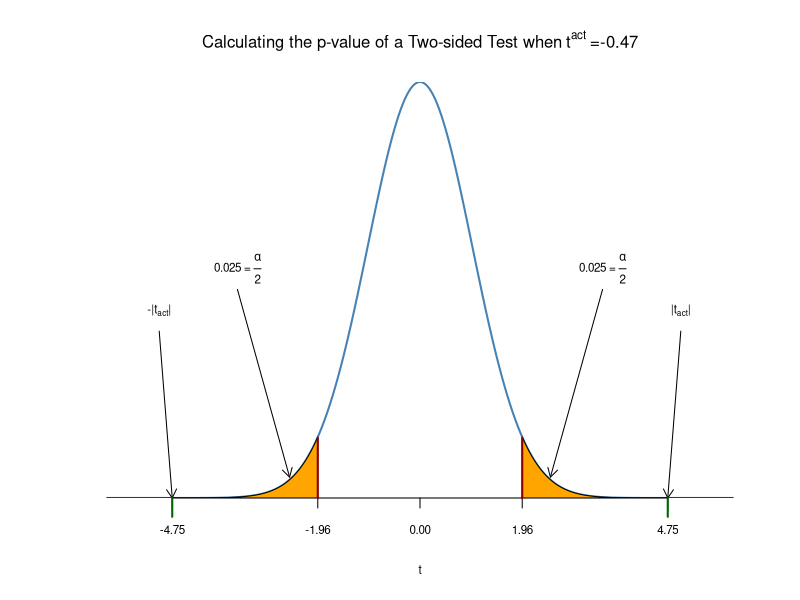
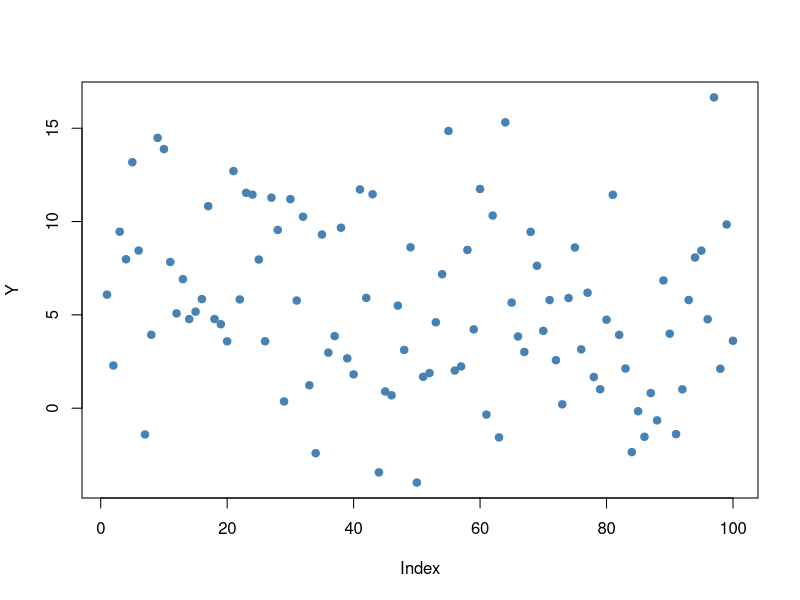
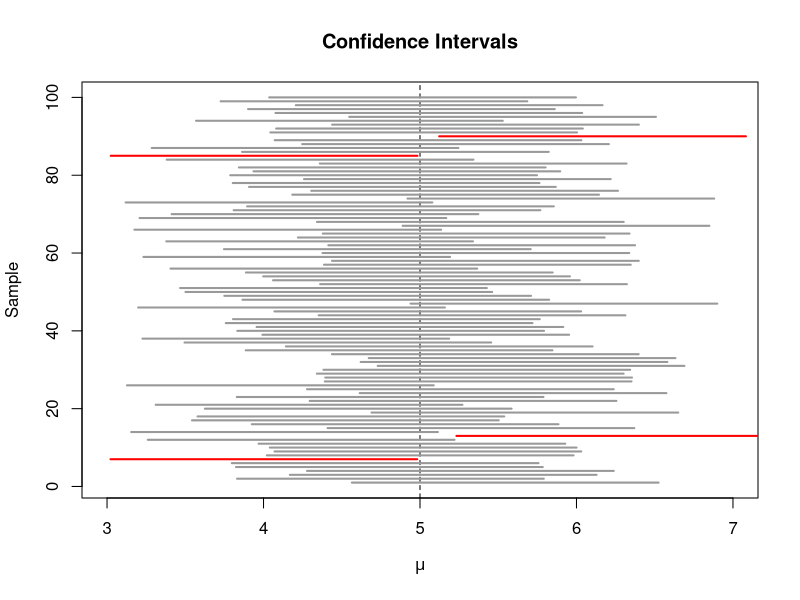
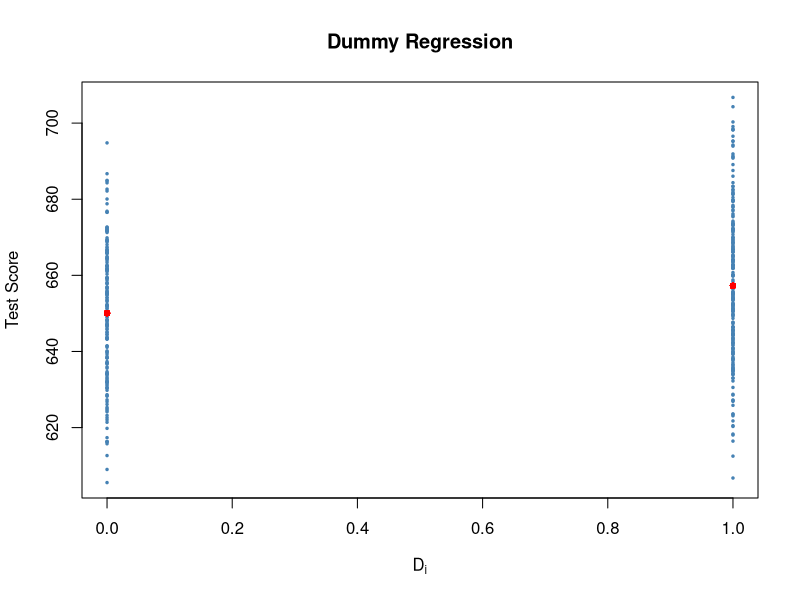
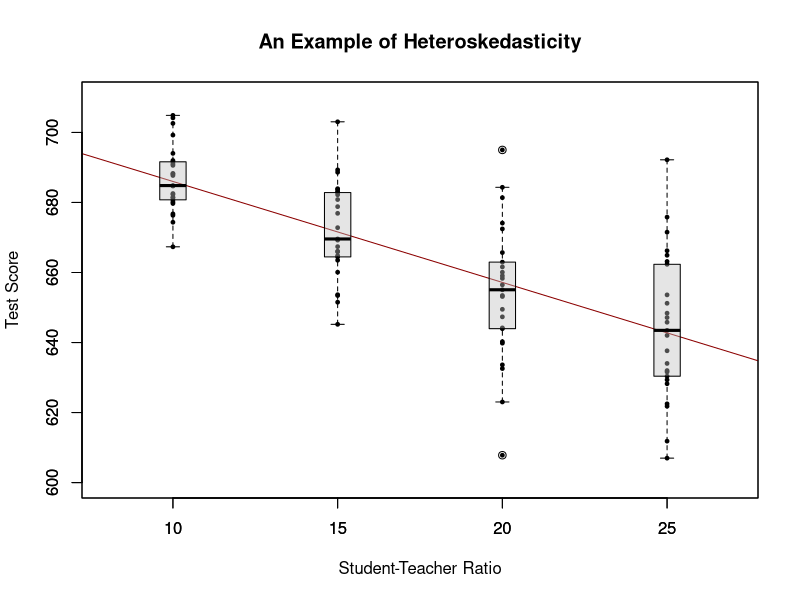
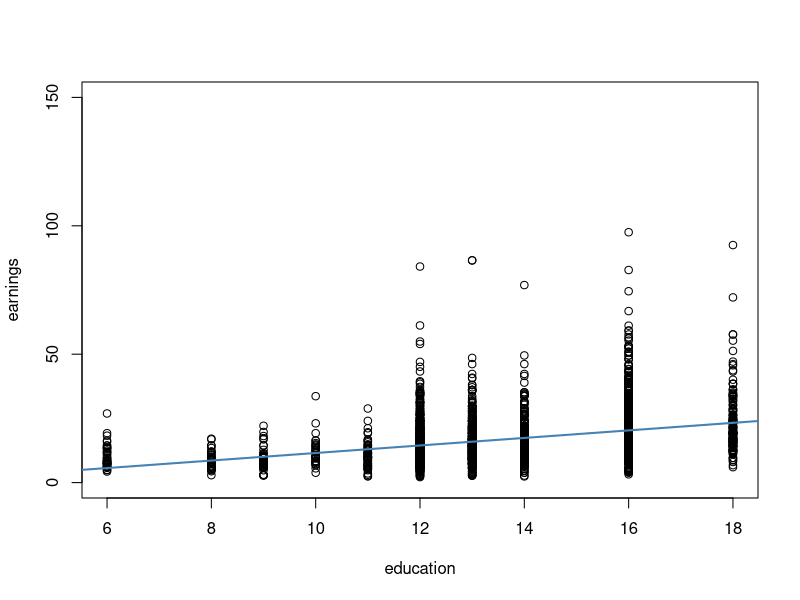
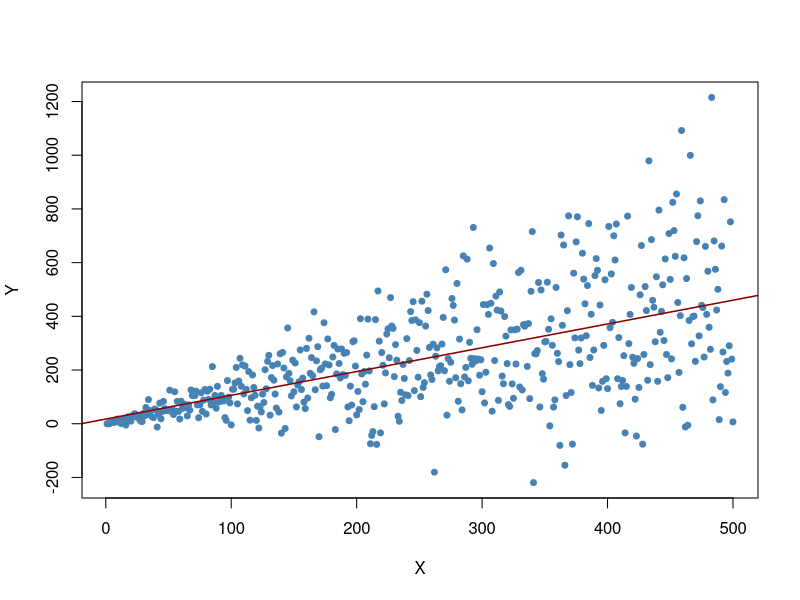
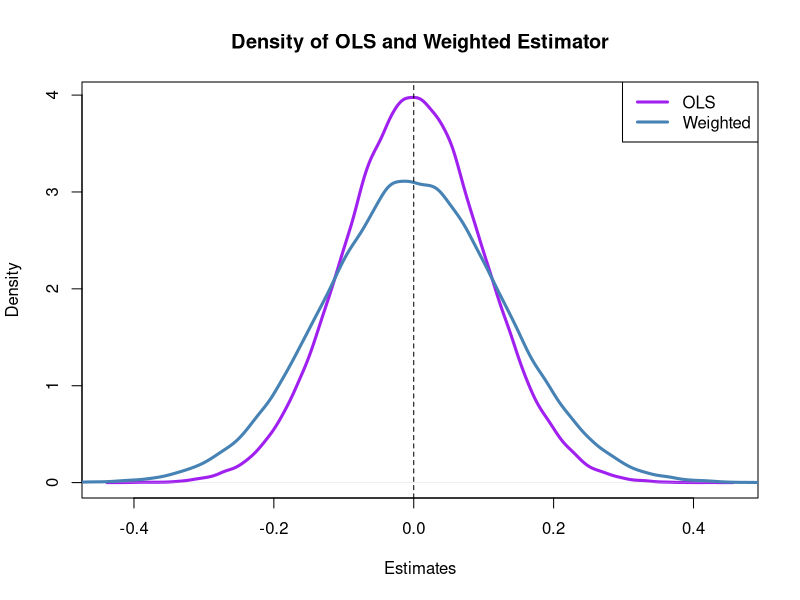

The R source for these figures, in order:
## ---- chunk 1
knitr::opts_chunk$set(echo = TRUE)
## ---- chunk 2
library(scales)
library(AER)
## ---- chunk 3
# load the `CASchools` dataset
data(CASchools)
# add student-teacher ratio
CASchools$STR <- CASchools$students/CASchools$teachers
# add average test-score
CASchools$score <- (CASchools$read + CASchools$math)/2
# estimate the model
linear_model <- lm(score ~ STR, data = CASchools) 
#The coef
summary(linear_model)$coefficients 
# We reject t-value>1.96
linear_model$df.residual
#Due this is 2 side significance
2*pt(-4.75,df =418)
#PLOT
# Plot the standard normal on the support [-6,6]
t <- seq(-6, 6, 0.01)

plot(x = t, 
     y = dnorm(t, 0, 1), 
     type = "l", 
     col = "steelblue", 
     lwd = 2, 
     yaxs = "i", 
     axes = F, 
     ylab = "", 
     main = expression("Calculating the p-value of a Two-sided Test when" ~ t^act ~ "=-0.47"), 
     cex.lab = 0.7,
     cex.main = 1)

tact <- -4.75

axis(1, at = c(0, -1.96, 1.96, -tact, tact), cex.axis = 0.7)

# Shade the critical regions using polygon():

# critical region in left tail
polygon(x = c(-6, seq(-6, -1.96, 0.01), -1.96),
        y = c(0, dnorm(seq(-6, -1.96, 0.01)), 0), 
        col = 'orange')

# critical region in right tail

polygon(x = c(1.96, seq(1.96, 6, 0.01), 6),
        y = c(0, dnorm(seq(1.96, 6, 0.01)), 0), 
        col = 'orange')

# Add arrows and texts indicating critical regions and the p-value
arrows(-3.5, 0.2, -2.5, 0.02, length = 0.1)
arrows(3.5, 0.2, 2.5, 0.02, length = 0.1)

arrows(-5, 0.16, -4.75, 0, length = 0.1)
arrows(5, 0.16, 4.75, 0, length = 0.1)

text(-3.5, 0.22, 
     labels = expression("0.025"~"="~over(alpha, 2)),
     cex = 0.7)
text(3.5, 0.22, 
     labels = expression("0.025"~"="~over(alpha, 2)),
     cex = 0.7)

text(-5, 0.18, 
     labels = expression(paste("-|",t[act],"|")), 
     cex = 0.7)
text(5, 0.18, 
     labels = expression(paste("|",t[act],"|")), 
     cex = 0.7)

# Add ticks indicating critical values at the 0.05-level, t^act and -t^act 
rug(c(-1.96, 1.96), ticksize  = 0.145, lwd = 2, col = "darkred")
rug(c(-tact, tact), ticksize  = -0.0451, lwd = 2, col = "darkgreen")
## ---- chunk 4
#Simulated Study: Confidence Intervals
set.seed(4)
# generate and plot the sample data
Y <- rnorm(n = 100, 
           mean = 5, 
           sd = 5)

plot(Y, 
     pch = 19, 
     col = "steelblue")
#asume un modelo poblacional y=u+e then ygorro=sum(y)/n
cbind(CIlower = mean(Y) - 1.96 * 5 / 10, CIupper = mean(Y) + 1.96 * 5 / 10)
#Simulation in multiple sampling
# set seed
set.seed(1)

# initialize vectors of lower and upper interval boundaries
lower <- numeric(100000)
upper <- numeric(100000)

# loop sampling / estimation / CI
for(i in 1:100000) {
  
  Y <- rnorm(100, mean = 5, sd = 5)
  lower[i] <- mean(Y) - 1.96 * 5 / 10
  upper[i] <- mean(Y) + 1.96 * 5 / 10
  
}

# join vectors of interval bounds in a matrix
CIs <- cbind(lower, upper)
#Estara el 5 incluido el 95% de las veces?
mean(CIs[, 1] <= 5 & 5 <= CIs[, 2])
# identificares esos que no estan en el intervalo
# (4 intervals out of 100)
ID <- which(!(CIs[1:100, 1] <= 5 & 5 <= CIs[1:100, 2]))

# initialize the plot
plot(0, 
     xlim = c(3, 7), 
     ylim = c(1, 100), 
     ylab = "Sample", 
     xlab = expression(mu), 
     main = "Confidence Intervals")

# set up color vector
colors <- rep(gray(0.6), 100)
colors[ID] <- "red"

# draw reference line at mu=5
abline(v = 5, lty = 2)

# add horizontal bars representing the CIs
for(j in 1:100) {
  lines(c(CIs[j, 1], CIs[j, 2]), 
        c(j, j), 
        col = colors[j], 
        lwd = 2)
}
# compute 95% confidence interval for coefficients in 'linear_model'
confint(linear_model)
# compute 95% confidence interval for coefficients in 'linear_model' by hand
lm_summ <- summary(linear_model)

c("lower" = lm_summ$coef[2,1] - qt(0.975, df = lm_summ$df[2]) * lm_summ$coef[2, 2],
  "upper" = lm_summ$coef[2,1] + qt(0.975, df = lm_summ$df[2]) * lm_summ$coef[2, 2])
## ---- chunk 5
# Create the dummy variable as defined above
CASchools$D <- CASchools$STR < 20

# Plot the data
plot(CASchools$D, CASchools$score,    # provide the data to be plotted
     pch = 20,                        # use filled circles as plot symbols
     cex = 0.5,                       # set size of plot symbols to 0.5
     col = "Steelblue",               # set the symbols' color to "Steelblue"
     xlab = expression(D[i]),         # Set title and axis names
     ylab = "Test Score",
     main = "Dummy Regression")
# estimate the dummy regression model
dummy_model <- lm(score ~ D, data = CASchools)
summary(dummy_model)
# add group specific predictions to the plot
points(x = CASchools$D, 
       y = predict(dummy_model), 
       col = "red", 
       pch = 20)
## ---- chunk 6
#Toda la inferecia anterior es basada en el hecho de que errores no estan correlacionados con las variables
# load scales package for adjusting color opacities
library(scales)

# generate some heteroskedastic data:

# set seed for reproducibility
set.seed(123) 

# set up vector of x coordinates
x <- rep(c(10, 15, 20, 25), each = 25)

# initialize vector of errors
e <- c()

# sample 100 errors such that the variance increases with x
e[1:25] <- rnorm(25, sd = 10)
e[26:50] <- rnorm(25, sd = 15)
e[51:75] <- rnorm(25, sd = 20)
e[76:100] <- rnorm(25, sd = 25)

# set up y
y <- 720 - 3.3 * x + e

# Estimate the model 
mod <- lm(y ~ x)

# Plot the data
plot(x = x, 
     y = y, 
     main = "An Example of Heteroskedasticity",
     xlab = "Student-Teacher Ratio",
     ylab = "Test Score",
     cex = 0.5, 
     pch = 19, 
     xlim = c(8, 27), 
     ylim = c(600, 710))

# Add the regression line to the plot
abline(mod, col = "darkred")

# Add boxplots to the plot
boxplot(formula = y ~ x, 
        add = TRUE, 
        at = c(10, 15, 20, 25), 
        col = alpha("gray", 0.4), 
        border = "black")
# A Real-World Example for Heteroskedasticity
data("CPSSWEducation")
attach(CPSSWEducation)

# get an overview
summary(CPSSWEducation)
# estimate a simple regression model
labor_model <- lm(earnings ~ education)

# plot observations and add the regression line
plot(education, 
     earnings, 
     ylim = c(0, 150))

abline(labor_model, 
       col = "steelblue", 
       lwd = 2)
#we see a positive relationship and hetocedasticity among variables
labor_model
#What is wrong with HT? t!~N incluso in large samples
#HM error
# Store model summary in 'model'
model <- summary(linear_model)

# Extract the standard error of the regression from model summary
SER <- model$sigma

# Compute the variation in 'size'
V <- (nrow(CASchools)-1) * var(CASchools$STR)

# Compute the standard error of the slope parameter's estimator and print it
SE.beta_1.hat <- sqrt(SER^2/V)
SE.beta_1.hat
round(model$coefficients[2, 2], 4) == round(SE.beta_1.hat, 4)
#Computatio of HT Robust Standard Errors
vcov <- vcovHC(linear_model, type = "HC1")
vcov #MATRIX VAR_COV
coeftest(linear_model, vcov. = vcov)
# generate heteroskedastic data 
set.seed(64)
X <- 1:500
Y <- rnorm(n = 500, mean = X, sd = 0.6 * X)

# estimate a simple regression model
reg <- lm(Y ~ X)
#We plot the data and add the regression line.

# plot the data
plot(x = X, y = Y, 
     pch = 19, 
     col = "steelblue", 
     cex = 0.8)

# add the regression line to the plot
abline(reg, 
       col = "darkred", 
       lwd = 1.5)
# test hypthesis using the default standard error formula
linearHypothesis(reg, hypothesis.matrix="X=1")$`Pr(>F)`[2]<0.05
linearHypothesis(reg, hypothesis.matrix ="X=1", white.adjust = "hc1")$`Pr(>F)`[2]<0.05
# initialize vectors t and t.rob
t <- c()
t.rob <- c()

# loop sampling and estimation
for (i in 1:10000) {
  
  # sample data
  X <- 1:1000
  Y <- rnorm(n = 1000, mean = X, sd = 0.6 * X)

  # estimate regression model
  reg <- lm(Y ~ X)

  # homoskedasdicity-only significance test
  t[i] <- linearHypothesis(reg, "X = 1")$'Pr(>F)'[2] < 0.05

  # robust significance test
  t.rob[i] <- linearHypothesis(reg,"X = 1", white.adjust ="hc1")$'Pr(>F)'[2]<0.05
}
# compute the fraction of false rejections
round(cbind(t = mean(t), t.rob = mean(t.rob)), 3)
## ---- chunk 7
#Simulation
n <- 100
reps <- 1e5
epsilon <- 0.8
w <- c(rep((1 + epsilon) / n, n / 2), 
       rep((1 - epsilon) / n, n / 2) )
# draw a random sample y_1,...,y_n from the standard normal distribution, 
# use both estimators 1e5 times and store the result in the vectors 'ols' and 
# 'weightedestimator'

ols <- rep(NA, reps)
weightedestimator <- rep(NA, reps)

for (i in 1:reps) {
  
  y <- rnorm(n)
  ols[i] <- mean(y)
  weightedestimator[i] <- crossprod(w, y)
  
}
#NO hay sesgo y hay una acpetable dipercion
# plot kernel density estimates of the estimators' distributions: 

# OLS
plot(density(ols), 
     col = "purple", 
     lwd = 3, 
     main = "Density of OLS and Weighted Estimator",
     xlab = "Estimates")

# weighted
lines(density(weightedestimator), 
      col = "steelblue", 
      lwd = 3) 

# add a dashed line at 0 and add a legend to the plot
abline(v = 0, lty = 2)

legend('topright', 
       c("OLS", "Weighted"), 
       col = c("purple", "steelblue"), 
       lwd = 3)
## ---- chunk 8
# initialize two vectors
beta_0 <- c()
beta_1 <- c()

# loop sampling / estimation / t statistics
for (i in 1:10000) {
  
  X <- runif(20, 0, 20)
  Y <- rnorm(n = 20, mean = X)
  reg <- summary(lm(Y ~ X))
  beta_0[i] <- (reg$coefficients[1, 1] - 0)/(reg$coefficients[1, 2])
  beta_1[i] <- (reg$coefficients[2, 1] - 1)/(reg$coefficients[2, 2])
  
}

# plot the distributions and compare with t_18 density:

# divide plotting area
par(mfrow = c(1, 2))

# plot the simulated density of beta_0
plot(density(beta_0), 
     lwd = 2 , 
     main = expression(widehat(beta)[0]), 
     xlim = c(-4, 4))

# add the t_18 density to the plot
curve(dt(x, df = 18), 
      add = T, 
      col = "red", 
      lwd = 2, 
      lty = 2)

# plot the simulated density of beta_1
plot(density(beta_1), 
     lwd = 2, 
     main = expression(widehat(beta)[1]), xlim = c(-4, 4)
     )

# add the t_18 density to the plot
curve(dt(x, df = 18), 
      add = T, 
      col = "red", 
      lwd = 2, 
      lty = 2) 
